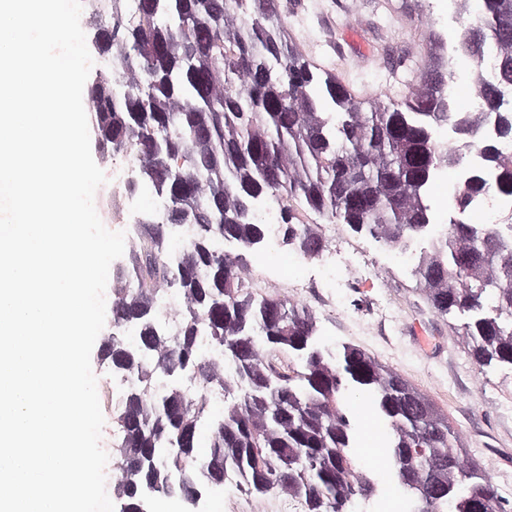
#> input picture tile_data/TCGA-DK-A2I6-01_0000.png, 512 x 512 px, given as the content of the folder ../tile_data/TCGA-2F-A9KR-01, which was not available
$ jupyter execute --allow-errors cv_KNN_clustering.ipynb   (Python 2 division)   (text cells are left out)
#> lines starting #> are read from the running program, lines starting #| are printed output that depends on the picture; after the words box and inside, x2 and y2 are one past the last pixel; in counts of white or black regions, pixels touching at a corner belong together; pictures that were not available may be replaced by others from this repository, and a replacement may not be noted
[cell 1]
import cv2
import numpy as np
from pathlib import Path
from scipy import ndimage
from skimage import measure, color, io
import openslide
from PIL import Image
from sklearn.cluster import KMeans
import json

[cell 2]
# rotation, flip
def flip(img, flag):
    return cv2.flip(flag) # 0 -> vertical; 1 -> horizontal

# [27 lines left out: functions rotate, brightness, sharpen, not called in this run]

def blur(img, sig_x=0, sig_y=0):
    blur = cv2.GaussianBlur(im,(5,5),sig_x, sig_y)
    return blur

[cell 3]
# morphology operation
from skimage.color import rgb2hed
from skimage.filters import threshold_otsu # seperate background & foreground
from skimage.morphology import closing, opening, disk
from skimage.io import imread
import matplotlib.pyplot as plt
from skimage.segmentation import mark_boundaries
from skimage.segmentation import clear_border

def waterShed(file_name, kernel_size=3, perc=0.2):
#> called with file_name = '_only/TCGA-DK-A2I6-01_0000.png', kernel_size = 3, perc = 0.2
    im = cv2.imread(file_name)
#> im is the input picture: shape (512, 512, 3); mean B, G, R 199.3, 181.3, 199.4
    cells = im[:, :, 0]
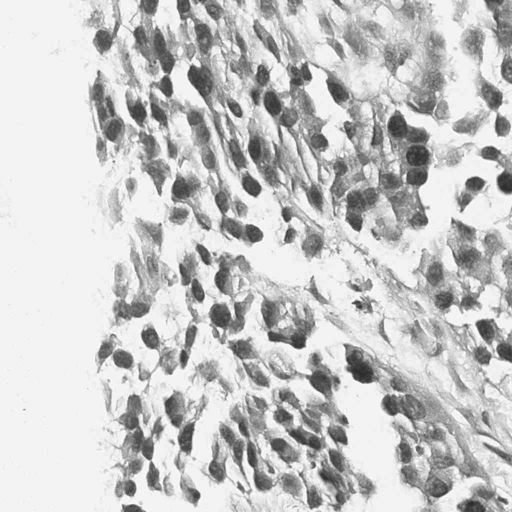
#> cells: shape (512, 512); min 40, max 255, mean 199.3
    hsv = cv2.cvtColor(im, cv2.COLOR_BGR2HSV)
#> hsv: shape (512, 512, 3); mean H, S, V 114.8, 37, 202.6
    cells = hsv[:, :, 1]
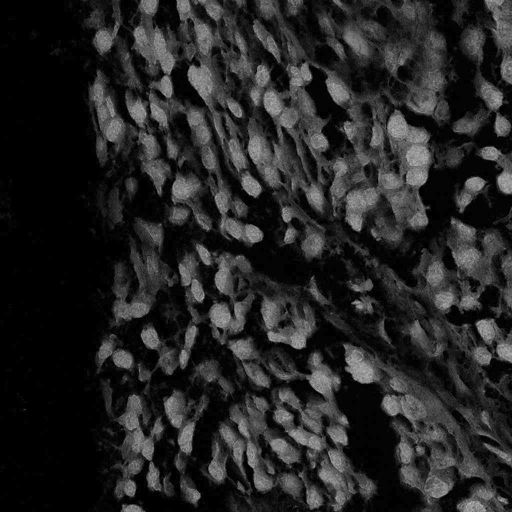
#> cells: shape (512, 512); min 0, max 189, mean 37
    ret1, thresh = cv2.threshold(cells, 0, 255, cv2.THRESH_BINARY+cv2.THRESH_OTSU)
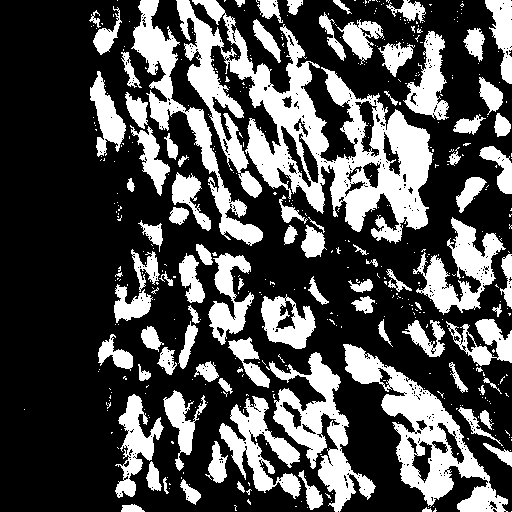
#> thresh: shape (512, 512); 30.9% white; 482 white regions (394 under 20 px), largest, box (x1, y1, x2, y2) and area: (176, 0, 433, 244) 20384, (343, 344, 508, 512) 7629, (266, 352, 376, 512) 5387
#> ret1 = 51
    kernel = np.ones((kernel_size, kernel_size), np.uint8)
    opening = cv2.morphologyEx(thresh, cv2.MORPH_OPEN, kernel, iterations=2)
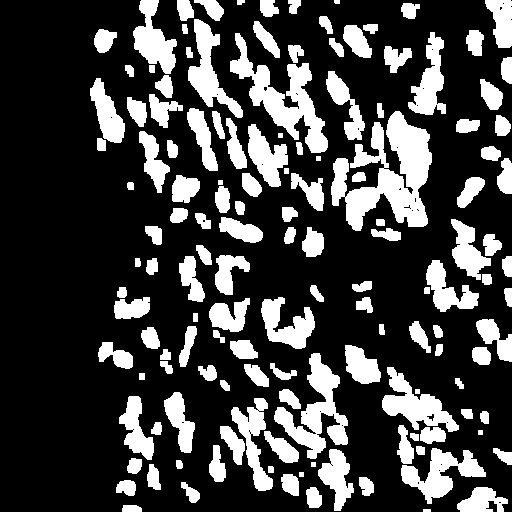
#> opening: shape (512, 512); 25.5% white; 142 white regions, largest, box (x1, y1, x2, y2) and area: (331, 111, 432, 231) 6151, (230, 33, 328, 153) 3696, (274, 353, 348, 459) 2938
    opening = clear_border(opening)
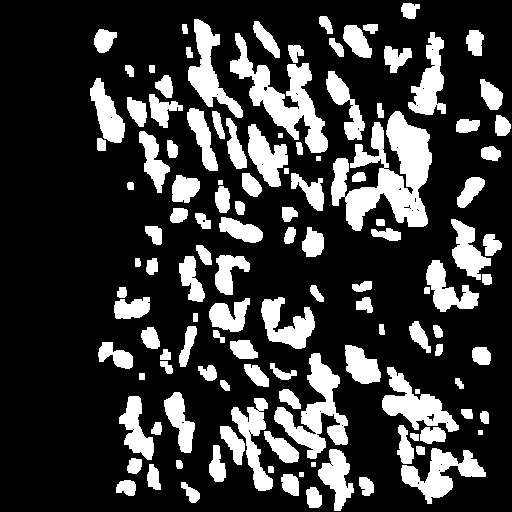
#> opening: shape (512, 512); 23.1% white; 125 white regions, largest, box (x1, y1, x2, y2) and area: (331, 111, 432, 231) 6151, (230, 33, 328, 153) 3696, (274, 353, 348, 459) 2938
    #plt.imshow(opening, cmap='gray')
    sure_bg = cv2.dilate(opening, kernel, iterations=5)
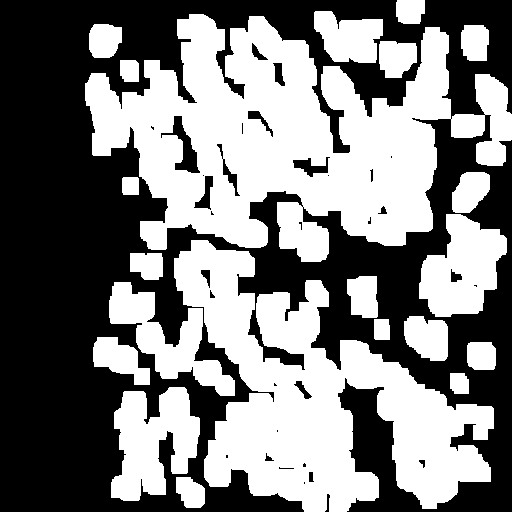
#> sure_bg: shape (512, 512); 49.2% white; 21 white regions, largest, box (x1, y1, x2, y2) and area: (85, 14, 512, 262) 56300, (174, 240, 494, 512) 39634, (111, 387, 200, 501) 6607
    plt.imshow(sure_bg, cmap='gray')
    dist_transform = cv2.distanceTransform(opening, cv2.DIST_L2, 5)
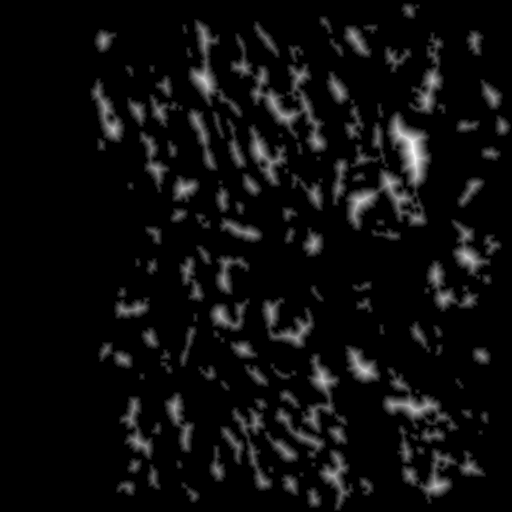
#> dist_transform: shape (512, 512) float32; min 0, max 15.79, mean 0.813; drawn with min black and max white
# [29 lines of commented-out code are left out]


    return dist_transform.max()

[cell 4]
save_dir = Path('../cluster_data/')
if not save_dir.exists():
    save_dir.mkdir()
def cluster_one_patient_2_cluster(patient_id, tiles, tiles_index, features):
    print("Performing clustering for patient ", patient_id)
    stats = []
    flattened = []
    for i in range(len(tiles)):
        file = tiles[i]
        dist = waterShed(str(file))
#> dist = 15.79
        image = Image.open(file)
        image2 = image.resize((128, 128))   # for 512x512 patch
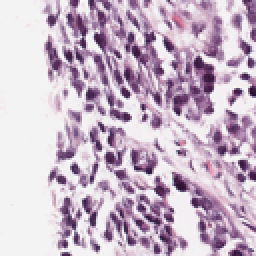
#> image2: PIL image 128x128 RGBA (shown 2 times larger); mean R, G, B, A 199.4, 181.3, 199.3, 255
        image2 = np.array(image2)[:, :, :3]
#> image2: shape (128, 128, 3)
        flattened.append(image2.flatten())
        stats.append(dist)
    stats = np.asarray(stats)
#> stats = [15.79]
    flattened = np.asarray(flattened)
    high_perc = np.percentile(stats, 75)
#> high_perc = 15.79
    low_perc = np.percentile(stats, 25)
#> low_perc = 15.79
    cluster_high = tiles_index[stats >= high_perc]
#> cluster_high = [0]
    cluster_low = tiles_index[stats < high_perc]
#> cluster_low = empty array
    kmeans = KMeans(n_clusters=2, random_state=0).fit(flattened)
    cluster1 = tiles_index[kmeans.labels_ == 0]
    cluster2 = tiles_index[kmeans.labels_ == 1]
    # kmeans = KMeans(n_clusters=2, random_state=0).fit(features)
    # cluster3 = tile_index[kmeans.labels_ == 0]
    # cluster4 = tile_index[kmeans.labels_ == 1]
    clustering_results = {'cluster_high': cluster_high,
                          'cluster_low': cluster_low,
                          'knn_img_c1': cluster1,
                          'knn_img_c2': cluster2,
                          # 'knn_feature_c1': cluster3,
                          # 'knn_feature_c2': cluster4
                          }
    save_name = f'{patient_id}_clustering_results.npy'
    np.save(save_dir/save_name, clustering_results)
    print("Finised clustering for patient ", patient_id)

[cell 5]
# [34 lines left out: function cluster_one_patient_3_cluster, not called in this run]

[cell 6]
patient_id_file = Path('../all_patients_id.txt')
patient_id = []
#> (the rest of this cell did not finish here and is left out)

[cell 7]
tile_root = Path('../tile_data')
feature_root = Path('../feature_data')
cluster_root = Path('../cluster_data')
patient_id = ['TCGA-2F-A9KR-01']
#> (the rest of this cell did not finish here and is left out)

$ run again, on tile_data/TCGA-DK-A2I6-01_0005.png
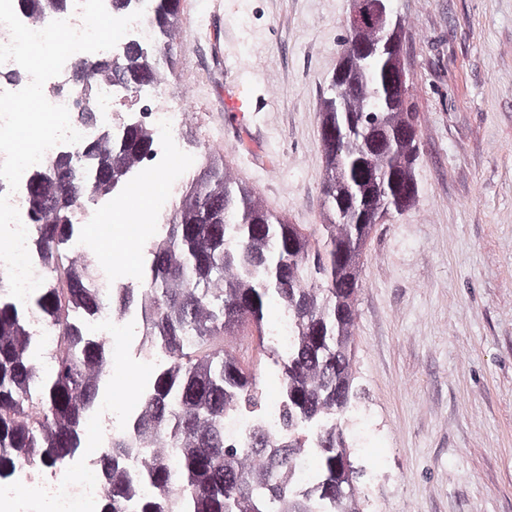
#> input picture tile_data/TCGA-DK-A2I6-01_0005.png, 512 x 512 px, given as the content of the folder ../tile_data/TCGA-2F-A9KR-01, which was not available
#> in waterShed, im is the input picture: shape (512, 512, 3); mean B, G, R 195.3, 174.9, 199.1
#> hsv: shape (512, 512, 3); mean H, S, V 142.1, 41.7, 201.2
#> in waterShed, `ret1, thresh = cv2.threshold(cells, 0, 255, cv2.THRESH_BINARY+cv2.THRE..`:
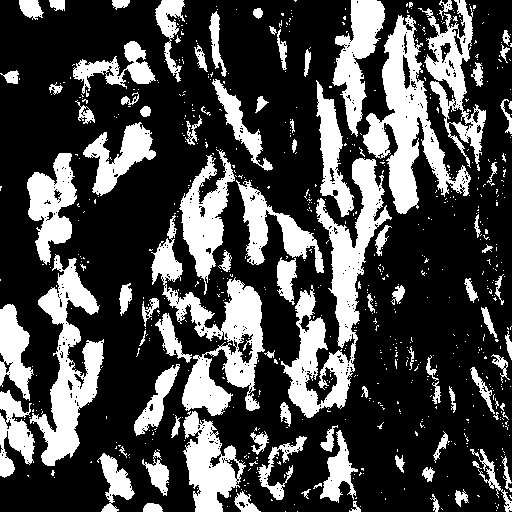
#> thresh: shape (512, 512); 28.8% white; 725 white regions (633 under 20 px), largest, box (x1, y1, x2, y2) and area: (281, 158, 392, 418) 8523, (363, 15, 471, 214) 7267, (151, 215, 265, 416) 6971
#> ret1 = 56
#> sure_bg: shape (512, 512); 39.9% white; 34 white regions, largest, box (x1, y1, x2, y2) and area: (147, 13, 491, 423) 47720, (3, 148, 108, 471) 16494, (129, 276, 267, 439) 13281
#> dist = 16.38
#> in cluster_one_patient_2_cluster, `image2 = image.resize((128, 128))`:
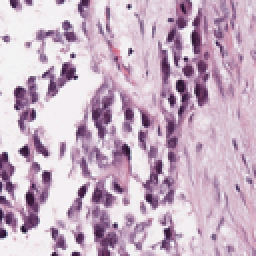
#> image2: PIL image 128x128 RGBA (shown 2 times larger); mean R, G, B, A 199.1, 174.9, 195.3, 255
#> stats = [16.38]
#> high_perc = 16.38
#> cluster_high = [5]
#> cluster_low = empty array

$ run again, on tile_data/TCGA-DK-A2I6-01_0006.png
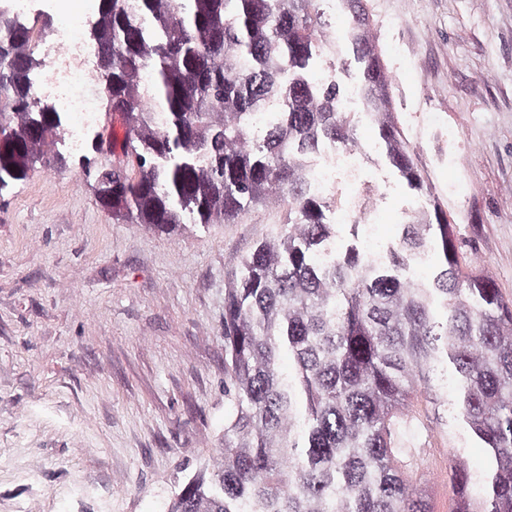
#> input picture tile_data/TCGA-DK-A2I6-01_0006.png, 512 x 512 px, given as the content of the folder ../tile_data/TCGA-2F-A9KR-01, which was not available
#> in waterShed, im is the input picture: shape (512, 512, 3); mean B, G, R 191.7, 169, 195.4
#> hsv: shape (512, 512, 3); mean H, S, V 146.2, 44.3, 197.7
#> in waterShed, `ret1, thresh = cv2.threshold(cells, 0, 255, cv2.THRESH_BINARY+cv2.THRE..`:
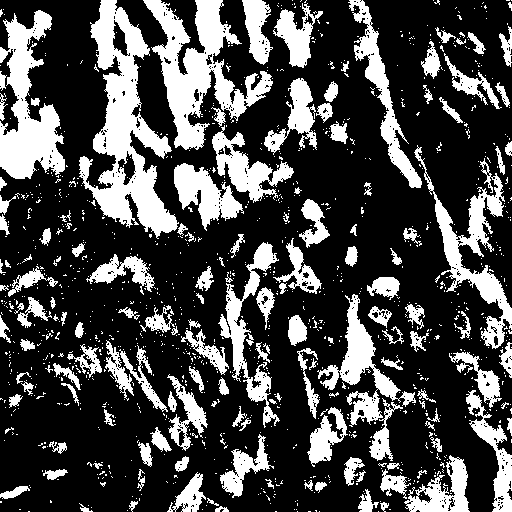
#> thresh: shape (512, 512); 28.3% white; 1169 white regions (1022 under 20 px), largest, box (x1, y1, x2, y2) and area: (79, 0, 179, 239) 9336, (143, 0, 273, 150) 7222, (0, 10, 65, 179) 5626
#> ret1 = 57
#> sure_bg: shape (512, 512); 30.5% white; 55 white regions, largest, box (x1, y1, x2, y2) and area: (304, 304, 418, 468) 9076, (206, 195, 333, 377) 8248, (169, 128, 298, 230) 7483
#> dist = 13
#> in cluster_one_patient_2_cluster, `image2 = image.resize((128, 128))`:
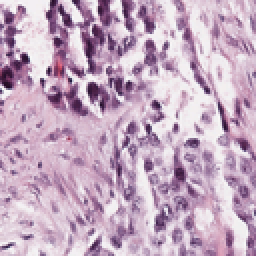
#> image2: PIL image 128x128 RGBA (shown 2 times larger); mean R, G, B, A 195.4, 169, 191.7, 255
#> stats = [13]
#> high_perc = 13
#> cluster_high = [6]
#> cluster_low = empty array
